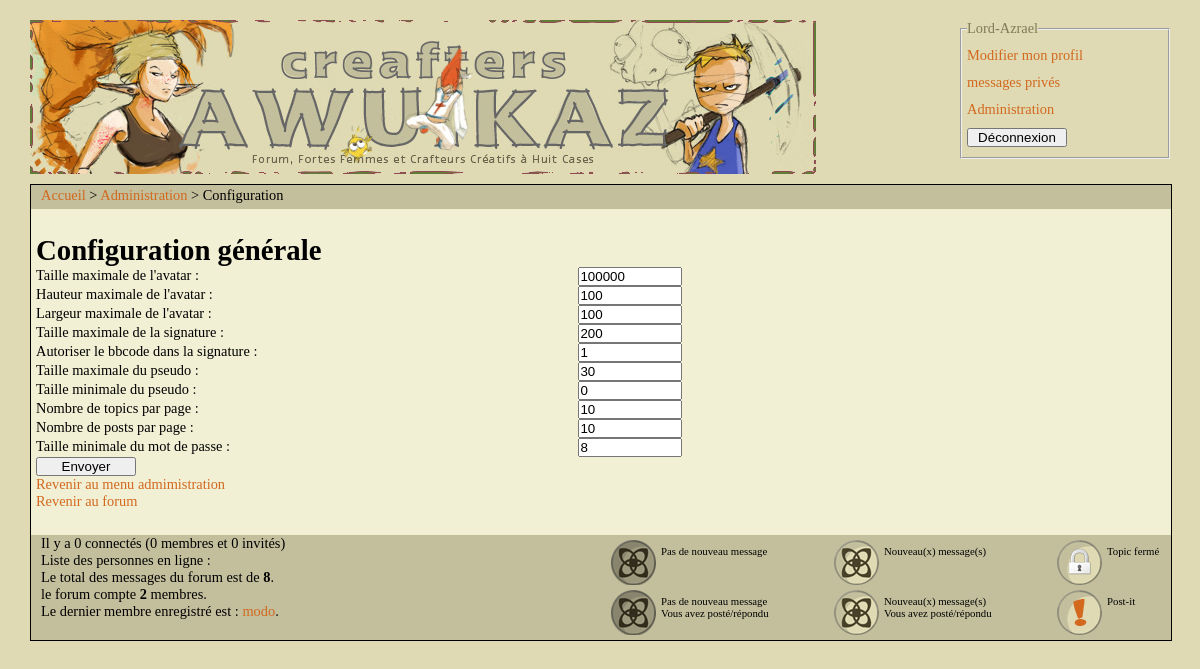
The page /?page=admin&cat=config (signed in) on the database its author committed.
### tables this page shows
CREATE TABLE IF NOT EXISTS `config` (
  `config_nom` varchar(100) NOT NULL,
  `config_valeur` varchar(100) NOT NULL
);

CREATE TABLE IF NOT EXISTS `membres` (
  `membre_id` int(11) NOT NULL auto_increment,
  `membre_pseudo` varchar(50) NOT NULL,
  `membre_mdp` varchar(32) NOT NULL,
  `membre_email` varchar(100) NOT NULL,
  `membre_msn` varchar(100) NOT NULL,
  `membre_siteweb` varchar(100) NOT NULL,
  `membre_avatar` varchar(100) NOT NULL,
  `membre_signature` varchar(250) NOT NULL,
  `membre_localisation` varchar(100) NOT NULL,
  `membre_inscrit` int(11) NOT NULL,
  `membre_derniere_visite` int(11) NOT NULL,
  `membre_rang` tinyint(4) NOT NULL default '2',
  `membre_post` int(11) NOT NULL,
  `membre_verif` int(11) NOT NULL default '0',
  `membre_code` int(11) NOT NULL default '0',
  `membre_occup` varchar(100) NOT NULL,
  `membre_email_visible` int(11) NOT NULL default '0',
  PRIMARY KEY  (`membre_id`)
);

### index.php (called while the page is built, shortened)
<?php
include("includes/fonctions.php");
include("displayManager.php");
?>

### includes/fonctions.php (called while the page is built, shortened)
<?php
function verif_auth($auth_necessaire)
{
    if($_SESSION['connected'])
        $auth = intval($_SESSION['level']);
    else
        $auth = 1;
    if ($auth_necessaire <= $auth)
        return true;
    else
        return false;
}
?>

### admin.php (the view, shortened to what this page needs)
<?php
if ($_SESSION['connected'])
{
    if (verif_auth(LEVEL_MODO))
    {
        echo '<div id="administration" >';
        $cat = ((isset($_GET['cat']))? stripslashes(htmlspecialchars($_GET['cat'])): '');
        switch($cat)
        {
            case "config":
                if (verif_auth(LEVEL_ADMIN))
                {
                    echo'<h1>Configuration générale</h1>';
                    if (isset($_POST['submit']))
                    {
                        $query = 'SELECT config_nom,
                                        config_valeur
                                            FROM config';
                        $resultat= mysql_query($query);
                        while($data = mysql_fetch_assoc($resultat))
                        {
                            if ($data['config_valeur'] != $_POST[$data['config_nom']])
                            {
                                $valeur = mysql_real_escape_string($_POST[$data['config_nom']]);
                                $query = 'UPDATE config
                                            SET config_valeur = "'.$valeur.'"
                                            WHERE config_nom = "'.$data['config_nom'].'"';
                                $result = mysql_query($query) or die(mysql_error());
                            }
                        }
                        echo'<p>Les nouvelles configurations ont été mises à jour !</p>';
                    }
                    else
                    {
                        echo '<form method="post" action="?page=admin&cat=config">';
                        $config_name = array(
                            "avatar_maxsize" => 'Taille maximale de l\'avatar',
                            "avatar_maxh" => 'Hauteur maximale de l\'avatar',
                            "avatar_maxl" => 'Largeur maximale de l\'avatar',
                            "sign_maxl" => 'Taille maximale de la signature',
                            "auth_bbcode_sign" => 'Autoriser le bbcode dans la signature',
                            "pseudo_maxsize" => 'Taille maximale du pseudo',
                            "pseudo_minsize" => 'Taille minimale du pseudo',
                            "pass_minsize" => 'Taille minimale du mot de passe',
                            "topic_par_page" => 'Nombre de topics par page',
                            "post_par_page" => 'Nombre de posts par page');
                        $query = 'SELECT config_nom,
                                        config_valeur
                                            FROM config';
                        $result = mysql_query($query) or die (mysql_error());
                        while($data = mysql_fetch_assoc($result))
                        {
                            echo '<p><label for='.stripslashes(htmlspecialchars($data['config_nom'])).'>'.stripslashes(htmlspecialchars($config_name[$data['config_nom']])).' : </label>';
                            echo '<input type="text" id="'.stripslashes(htmlspecialchars($data['config_nom'])).'" value="'.stripslashes(htmlspecialchars($data['config_valeur'])).'" name="'.stripslashes(htmlspecialchars($data['config_nom'])).'"></p>';
                        }
                        echo '<p><input type="submit" name="submit" value="Envoyer" /></p>';
                        echo '</form>';
                    }
                    echo '<p><a href="?page=admin&" >Revenir au menu admimistration</a><br/>';
                    echo '<a href="index.php" >Revenir au forum</a></p>';
                }
                break;
                            ?>
                    <?php
        }
        echo '</div>';
    }
    else
    {
        echo '<p>Vous n\'avez pas l\'autorisation d\'acceder à cette page</p>';
    }
}
?>

### displayManager.php (shortened to what this page needs)
<!DOCTYPE html PUBLIC "-//W3C//DTD XHTML 1.0 Strict//EN" "http://www.w3.org/TR/xhtml1/DTD/xhtml1-strict.dtd">
<html xmlns="http://www.w3.org/1999/xhtml" xml:lang="fr" >
    <head>
        <link rel="stylesheet" media="screen" type="text/css" title="Design" href="./css/design.css" />
    </head>
    <body>
        <div id="page" >
            <div id="connexion" >
<?php
$page = ((isset($_GET['page']))? stripslashes(htmlspecialchars($_GET['page'])): 'accueil');
if ($_SESSION['connected'])
{
    ?>
                    <form method="post" action="index.php">
                        <fieldset>
                            <legend><?php echo stripslashes(htmlspecialchars($_SESSION['pseudo'])); ?></legend>
                            <p>
    <?php
    echo '<ul>';
    echo '<li><a href="?page=vp&action=modifier">Modifier mon profil</a></li>';
    echo '<li><a href="?page=mp">messages privés</a></li>';
    if (verif_auth(LEVEL_MODO))
    {
        echo '<li><a href ="?page=admin">Administration</a></li>';
    }
    echo '</ul>';
    ?>
                            </p>
                            <p>
                                <input type="submit" value="Déconnexion" name="deconnexion" /><br/>
                            </p>
                        </fieldset>
                    </form>
    <?php
}
echo '</div>';
echo '<div id="banniere"></div>';
echo '<div id="corps">';
include ('fildarianne.php');
echo '<div id="corps_forum">';
switch ($page)
{
    case 'admin':
        include("admin.php");
        break;
}
echo '</div>';
$query = 'SELECT count(post_id) AS nbMessages
            FROM post';
$result = mysql_query($query) or die (mysql_error());
$data = mysql_fetch_assoc($result);
$nbMessage = $data['nbMessages'];
$query = 'SELECT count(membre_id) AS nbMembres
                    FROM membres';
$result = mysql_query($query) or die (mysql_error());
$data = mysql_fetch_assoc($result);
$nbMembres = $data['nbMembres'];
$query = "SELECT membre_pseudo,
                membre_id
                    FROM membres
                    ORDER BY membre_id DESC
                    LIMIT 0, 1";
$result = mysql_query($query) or die (mysql_error());
$data = mysql_fetch_assoc($result);
$derniermembre = stripslashes(htmlspecialchars($data['membre_pseudo']));
$query = 'SELECT COUNT(*) AS nbr_visiteurs
            FROM whosonline
            WHERE online_id = 0';
$result = mysql_query($query) or die (mysql_error());
$count_visiteurs = mysql_result($result,0);
$query = 'SELECT membre_id,
                membre_pseudo
                    FROM whosonline
                    LEFT JOIN membres ON membre_id = online_id
                    WHERE online_time > '.TIME_MAX;
$result = mysql_query($query) or die (mysql_error());
$count_membres = mysql_num_rows($result);
$count_online = $count_visiteurs + $count_membres;
?>
            <div id="footer" >
                <table>
                    <tr>
                        <td>
                            <img src="images/message.png" alt="message" class="left" />
                            <div>Pas de nouveau message</div>
                        </td>
                        <td>
                            <img src="images/message_non_lu.png" alt="message" class="left" />
                            <div>Nouveau(x) message(s)</div>
                        </td>
                        <td class="w20" >
                            <img src="images/locked.png" alt="message" class="left" />
                            <div>Topic fermé</div>
                        </td>
                    </tr>
                    <tr>
                        <td>
                            <img src="images/messagep_lu.png" alt="message" class="left" />
                            <div>Pas de nouveau message<br/>
                            Vous avez posté/répondu</div>
                        </td>
                        <td>
                            <img src="images/messagep_non_lu.png" alt="message" class="left" />
                            <div>Nouveau(x) message(s)<br/>
                            Vous avez posté/répondu</div>
                        </td>
                        <td class="w20" >
                            <img src="images/postit.png" alt="message" class="left" />
                            <div>Post-it</div>
                        </td>
                    </tr>
                </table>
<?php
echo '<p>Il y a '.$count_online.' connectés ('.$count_membres.' membres et '.$count_visiteurs.' invités)<br/>';
echo 'Liste des personnes en ligne : ';
while ($data = mysql_fetch_assoc($result))
{
    echo '<a href="?page=vp&m='.$data['membre_id'].'&action=consulter">'.stripslashes(htmlspecialchars($data['membre_pseudo'])).'</a> ';
}
echo '<br/>';
echo 'Le total des messages du forum est de <strong>'.$nbMessage.'</strong>.<br/>';
echo 'le forum compte <strong>'.$nbMembres.'</strong> membres.<br/>';
echo 'Le dernier membre enregistré est : <a href="?page=vp&m='.$data['membre_id'].'&action=consulter">'.$derniermembre.'</a>.</p>';
?>
            </div>
        </div>
    </body>
</html>

### css/design.css (style rules this page uses)
* { margin: 0px; padding: 0px; }
a { text-decoration: none; color : #d2691e; }
ul { list-style-type: none; }
table { width: 100%; border: 1px solid black; border-collapse: collapse; }
td { border: 1px solid black; }
label { display: block; width: 48%; float: left; }
input { width: 100px; }
.left { float: left; }
.w20 { width: 20%; }
body { font-family: "verdana", "times new roman", times, serif; font-size: 90%; background-color: #dfdab3; min-width: 1000px; width: 95%; margin: auto; }
#page { margin-top: 20px; margin-bottom: 20px; }
#banniere { width: 786px; height: 154px; background-position: center; margin-bottom: 10px; background-image:url(../images/banner.jpg); }
#connexion { width: 210px; float: right; }
#connexion fieldset { padding: 0px 0px 10px 5px; color: #807b59; }
#connexion legend { margin-bottom: 10px; color: #807b59; }
#connexion p { color: black; }
#connexion ul { margin-bottom: 10px; }
#connexion ul li { margin-bottom: 10px; }
#corps { border: 1px solid black; width: 100%; margin-top: 10px; background-color: #f1efd4; clear: both; }
#corps_forum { clear: both; padding: 5px; }
#footer { background-color: #c3bf9d; padding-left: 10px; margin-top: 20px; }
#footer table { width: 50%; float: right; font-size: 75%; border: none; border-collapse: separate; border-spacing: 5px; }
#footer table td { width: 40%; border: none; }
#footer table td div { margin-top: 5px; margin-left: 50px; }

### rows shown on the page
config: config_nom "Taille maximale de l'avatar", avatar_maxsize "100000"
config: config_nom "Hauteur maximale de l'avatar", avatar_maxh "100"
config: config_nom "Largeur maximale de l'avatar", avatar_maxl "100"
config: config_nom "Taille maximale de la signature", sign_maxl "200"
config: config_nom "Autoriser le bbcode dans la signature", auth_bbcode_sign "1"
config: config_nom "Taille maximale du pseudo", pseudo_maxsize "30"
config: config_nom "Taille minimale du pseudo", pseudo_minsize "0"
config: config_nom "Nombre de topics par page", topic_par_page "10"
config: config_nom "Nombre de posts par page", post_par_page "10"
config: config_nom "Taille minimale du mot de passe", pass_minsize "8"
membres: membre_pseudo "modo"

### other values the page prints
$_SESSION['pseudo'] "Lord-Azrael"
$count_online "0"
$count_membres "0"
$count_visiteurs "0"
$nbMessage "8"
$nbMembres "2"
